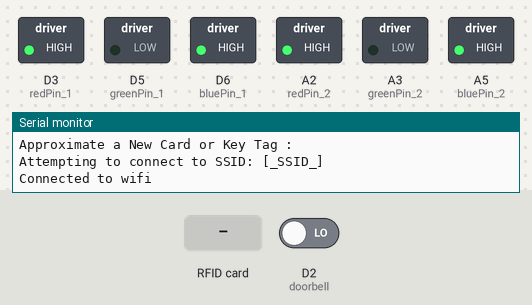
The sketch below on a simulated Arduino Nano 33 IoT. Shown: switched loads named in the sketch (green lamp = pin HIGH), the last lines printed to the serial monitor. The test bench sets the inputs (shaded band); at power-on: D2 (doorbell) LOW. WiFi joins after 1.5 s; servers stay silent unless stated; the audio player accepts every command and is not drawn.

Above: at 13.2 s.
13.3 s: D2 (doorbell) driven HIGH
At 14.2 s:
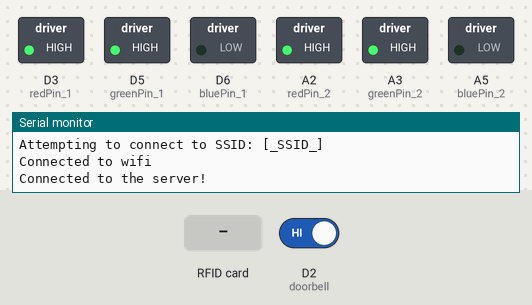
14.8 s: RFID card 9B B6 3C 75 held to the reader
At 17.7 s:
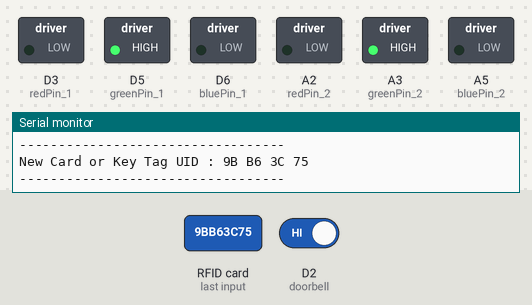
17.8 s: D2 (doorbell) driven LOW
19.3 s: RFID card 5E 7A 19 C4 held to the reader
At 20.4 s:
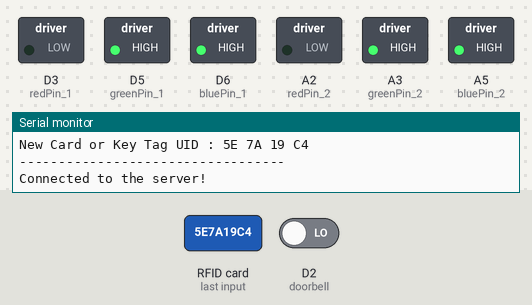
21.3 s: RFID card 56 1B 0D F8 held to the reader
At 23.3 s:
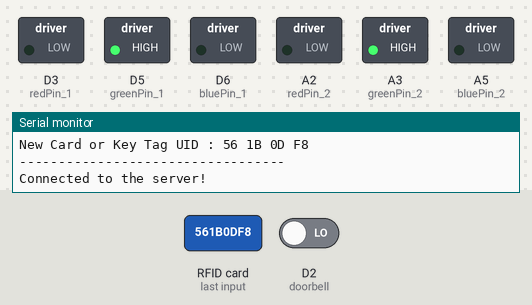
Timing chart, 0 to 24.5 s (numbered marks = the images above; inputs shaded):
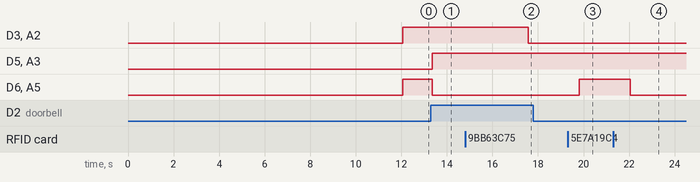

Measured:
- after the input at 13.3 s, D5 (greenPin_1), A3 (greenPin_2): LOW → HIGH after 0.05 s; D6 (bluePin_1), A5 (bluePin_2): HIGH → LOW after 0.05 s
- after the input at 14.8 s, D3 (redPin_1), A2 (redPin_2): HIGH → LOW after 2.8 s; D5 (greenPin_1), A3 (greenPin_2): stays HIGH (without the input it goes to LOW after 2.8 s)
- after the input at 17.8 s, every drawn part: stays the same
- after the input at 19.3 s, D6 (bluePin_1), A5 (bluePin_2): LOW → HIGH after 0.52 s
- after the input at 21.3 s, D6 (bluePin_1), A5 (bluePin_2): HIGH → LOW after 0.75 s

The sketch:

WhatsApp_Halloween_Themed_RFID_Talking_Doorbell.ino
```cpp
         /////////////////////////////////////////////
        //    WhatsApp Halloween-Themed RFID       //
       //      Talking Doorbell w/ RGB Eyes       //
      //        -------------------------        //
     //           (Arduino Nano 33 IoT)         //
    //             by Kutluhan Aktar           //
   //                                         //
  /////////////////////////////////////////////

// Startle your guests who do not have an entrance permit (RFID tag) and get notified w/ WhatsApp messages without checking the door :)
//
// For more information:
// https://www.theamplituhedron.com/projects/WhatsApp-Halloween-Themed-RFID-Talking-Doorbell-with-RGB-Eyes/
//
// Connections
// Arduino Nano 33 IoT:
//                            MFRC522
// D9  ----------------------- RST
// D10 ----------------------- SDA
// D11 ----------------------- MOSI
// D12 ----------------------- MISO
// D13 ----------------------- SCK
//                            DFPlayer Mini
//     ----------------------- VCC (5V External)
// TX  ----------------------- RX
// RX  ----------------------- TX
// GND ----------------------- GND
//                            RGB_Eye_1
// D3  ----------------------- R
// D5  ----------------------- G
// D6  ----------------------- B
//                            RGB_Eye_2
// A2  ----------------------- R
// A3  ----------------------- G
// A5  ----------------------- B
//                            Doorbell (Button)
// D2  ----------------------- S

/*

   Typical pin layout used:
   -----------------------------------------------------------------------------------------
               MFRC522      Arduino       Arduino   Arduino    Arduino          Arduino
               Reader/PCD   Uno/101       Mega      Nano v3    Leonardo/Micro   Pro Micro
   Signal      Pin          Pin           Pin       Pin        Pin              Pin
   -----------------------------------------------------------------------------------------
   RST/Reset   RST          9             5         D9         RESET/ICSP-5     RST
   SPI SS      SDA(SS)      10            53        D10        10               10
   SPI MOSI    MOSI         11 / ICSP-4   51        D11        ICSP-4           16
   SPI MISO    MISO         12 / ICSP-1   50        D12        ICSP-1           14
   SPI SCK     SCK          13 / ICSP-3   52        D13        ICSP-3           15

*/

#include <SPI.h>      // RC522 Module uses SPI protocol
#include <WiFiNINA.h>
#include <MFRC522.h>  // Library for Mifare RC522 Devices
#include "DFRobotDFPlayerMini.h"

char ssid[] = "[_SSID_]";        // your network SSID (name)
char pass[] = "[_PASSWORD_]";    // your network password (use for WPA, or use as key for WEP)
int keyIndex = 0;                // your network key Index number (needed only for WEP)

int status = WL_IDLE_STATUS;

// Enter the IPAddress of your Raspberry Pi.
IPAddress server(192, 168, 1, 20);

// Define the pathway of the application in the Raspberry Pi.
String application = "/WhatsApp_Talking_Doorbell/";

// Initialize the Ethernet client library
WiFiClient client;

// Create DFPlayer Mini object.
DFRobotDFPlayerMini myDFPlayer;

// Create the MFRC522 instance.
#define SS_PIN 10
#define RST_PIN 9
MFRC522 mfrc522(SS_PIN, RST_PIN);

// Define the MFRC522 module key input.
MFRC522::MIFARE_Key key;

// Define the data holders:
String lastRead; // recently read UID
int red, green, blue;
int bell = 0; // ring

// After executing the register_new_UIDs() function, paste the registered UID list here and define the total guest number:
char *invited_guests[] = {"9B B6 3C 75", "56 1B 0D F8"};
#define guest_number 2

// Define RGB pins.
#define redPin_1 3
#define greenPin_1 5
#define bluePin_1 6
#define redPin_2 A2
#define greenPin_2 A3
#define bluePin_2 A5

// Define the doorbell pin.
#define doorbell 2

void setup() {
  Serial.begin(9600);

  pinMode(redPin_1, OUTPUT);
  pinMode(greenPin_1, OUTPUT);
  pinMode(bluePin_1, OUTPUT);
  pinMode(redPin_2, OUTPUT);
  pinMode(greenPin_2, OUTPUT);
  pinMode(bluePin_2, OUTPUT);
  pinMode(doorbell, INPUT);

  // Initiate DFPlayer Mini on the second serial port on RX0 and TX1 pins.
  Serial1.begin(9600);
  while(!myDFPlayer.begin(Serial1)){ Serial.println("Not Connected!"); }
  Serial.println("DFPlayer Connected!!!");
  myDFPlayer.setTimeOut(500); //Set serial communictaion time out 500ms
  //----Set volume----
  myDFPlayer.volume(30);  //Set volume value (0~30).
  //myDFPlayer.volumeUp(); //Volume Up
  //myDFPlayer.volumeDown(); //Volume Down
  // Set EQ
  myDFPlayer.EQ(DFPLAYER_EQ_NORMAL);
  // Set the SD Card as default source.
  myDFPlayer.outputDevice(DFPLAYER_DEVICE_SD);

  // Initialize MFRC522 Hardware
  SPI.begin();
  mfrc522.PCD_Init();
  Serial.println("\n----------------------------------\nApproximate a New Card or Key Tag : \n");

  // Check for the WiFi module:
  if (WiFi.status() == WL_NO_MODULE) { Serial.println("Communication with WiFi module failed!"); while (true); }
  // Attempt to connect to the WiFi network:
  while (status != WL_CONNECTED) {
    Serial.print("Attempting to connect to SSID: ");
    Serial.println(ssid);
    // Connect to WPA/WPA2 network. Change this line if using open or WEP network:
    status = WiFi.begin(ssid, pass);
    // Wait 10 seconds for connection:
    delay(10000);
  }

  // Verify connection on the serial monitor.
  Serial.println("Connected to wifi");

  // Adjust the default color of RGB eyes.
  adjustColor('f', 255, 0, 255);
  adjustColor('s', 255, 0, 255);

}

void loop(){
  // Startle and inform guests when they press the button - doorbell.
  if(digitalRead(doorbell) == HIGH){
    bell++;
    if(bell == 1){
      myDFPlayer.play(1);
      adjustColor('f', 255, 255, 0);
      adjustColor('s', 255, 255, 0);
      WhatsApp_Message("There%20is%20someone%20at%20the%20door!%20Waiting%20for%20action...%0a%0aStatus%20=>%20New%20Guest");
    }else if(bell == 2){
      myDFPlayer.play(2);
      adjustColor('f', 255, 0, 0);
      adjustColor('s', 255, 0, 0);
      WhatsApp_Message("The%20guest%20has%20not%20been%20apprised%20of%20the%20Halloween-themed%20RFID%20entrance%20system%20:)%0a%0aStatus%20=>%20Second%20Attempt");
    }else{
      bell = 0;
    }
    delay(2000);
  }

  // Uncomment to get and register new UIDs for comparison.
  //register_new_UIDs();

  read_UID();
}

int read_UID() {
  // Detect the new card or tag UID.
  if ( ! mfrc522.PICC_IsNewCardPresent()) {
    return 0;
  }
  if ( ! mfrc522.PICC_ReadCardSerial()) {
    return 0;
  }

  // Display the new UID.
  Serial.print("\n----------------------------------\nNew Card or Key Tag UID : ");
  for (int i = 0; i < mfrc522.uid.size; i++) {
    lastRead += mfrc522.uid.uidByte[i] < 0x10 ? " 0" : " ";
    lastRead += String(mfrc522.uid.uidByte[i], HEX);
  }
  lastRead.trim();
  lastRead.toUpperCase();
  Serial.print(lastRead);
  Serial.print("\n----------------------------------\n");

  // Detect whether the recently read UID (lastRead) is in the registered UIDs in the invited_guests string array to activate the DFPlayer with the related voice file.
  volatile boolean UID_Found = false;
  for(int i=0;i<guest_number;i++){
    if(lastRead == invited_guests[i]){
      UID_Found = true;
    }
  }
  if(UID_Found == true){
    myDFPlayer.play(4);
    adjustColor('f', 0, 255, 0);
    adjustColor('s', 0, 255, 0);
    WhatsApp_Message("One%20of%20the%20guests%20relinquished%20an%20entrance%20pass%20-%20registered%20UID%20-%20has%20been%20arrived%20:)%0a%0aStatus%20=>%20Accurate");
  }else if(UID_Found == false){
    myDFPlayer.play(3);
    adjustColor('f', 0, 255, 255);
    adjustColor('s', 0, 255, 255);
    WhatsApp_Message("Some%20uninvited%20guest%20is%20trying%20to%20breach%20the%20entrance%20system!%0a%0aStatus%20=>%20Trespassing");
  }

  // Reset the doorbell:
  bell = 0;

  lastRead = "";
  mfrc522.PICC_HaltA();
  return 1;
}

int register_new_UIDs() {
  // Detect the new card or tag UID.
  if ( ! mfrc522.PICC_IsNewCardPresent()) {
    return 0;
  }
  if ( ! mfrc522.PICC_ReadCardSerial()) {
    return 0;
  }

  // Get the recently read UID.
  for (int i = 0; i < mfrc522.uid.size; i++) {  //
    lastRead += mfrc522.uid.uidByte[i] < 0x10 ? " 0" : " ";
    lastRead += String(mfrc522.uid.uidByte[i], HEX);
  }
  lastRead.trim();
  lastRead.toUpperCase();
  // To save the new UIDs to the invited_guests string array, copy the UID list after executing this function.
  Serial.print("\"" + lastRead + "\", ");
  lastRead = "";
  mfrc522.PICC_HaltA();
  return 1;
}

void WhatsApp_Message(String body){
  // Define the required settings by Twilio - Account SID, Auth Token, FROM phone number (incoming), and TO phone number (outgoing).
  String sid = "[_SID_]";
  String a_token = "[_AUTH_TOKEN_]";
  String FROM = "14155238886";
  String TO = "[_REGISTERED_PHONE_NUMBER_]";

  // Connect to the web application named WhatsApp Talking Doorbell on the Raspberry Pi.
  if (client.connect(server, 80)) {
    Serial.println("Connected to the server!"); // if you get a connection, report back via serial:
    // Make an HTTP request:
    client.println("GET " + application + "?sid=" + sid + "&a_token=" + a_token + "&body=" + body + "&from=" + FROM + "&to=" + TO + " HTTP/1.1");
    client.println("Host: 192.168.1.20");
    client.println("Connection: close");
    client.println();
  }else{
    Serial.println("Server Connection Failed!");
  }
  delay(2000); // Wait 2 seconds after connection...
}

void adjustColor(char eye, int r, int g, int b){
  switch (eye){
    case 'f':
      analogWrite(redPin_1, r);
      analogWrite(greenPin_1, g);
      analogWrite(bluePin_1, b);
    break;
    case 's':
      analogWrite(redPin_2, r);
      analogWrite(greenPin_2, g);
      analogWrite(bluePin_2, b);
    break;
  }
}
```
